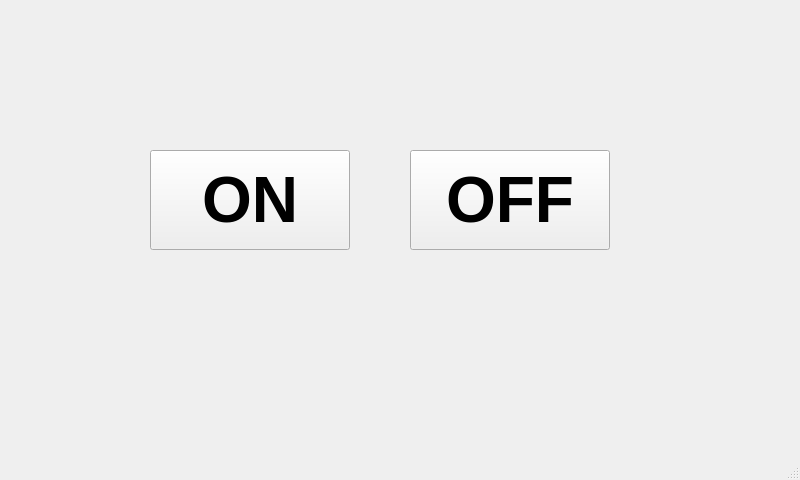
<?xml version="1.0" encoding="UTF-8"?>
<ui version="4.0">
 <class>MainWindow</class>
 <widget class="QMainWindow" name="MainWindow">
  <property name="geometry">
   <rect>
    <x>0</x>
    <y>0</y>
    <width>800</width>
    <height>480</height>
   </rect>
  </property>
  <property name="windowTitle">
   <string>MainWindow</string>
  </property>
  <widget class="QWidget" name="centralwidget">
   <widget class="QPushButton" name="btnOn">
    <property name="geometry">
     <rect>
      <x>150</x>
      <y>150</y>
      <width>200</width>
      <height>100</height>
     </rect>
    </property>
    <property name="font">
     <font>
      <pointsize>48</pointsize>
      <bold>true</bold>
     </font>
    </property>
    <property name="text">
     <string>ON</string>
    </property>
   </widget>
   <widget class="QPushButton" name="btnOff">
    <property name="geometry">
     <rect>
      <x>410</x>
      <y>150</y>
      <width>200</width>
      <height>100</height>
     </rect>
    </property>
    <property name="font">
     <font>
      <pointsize>48</pointsize>
      <bold>true</bold>
     </font>
    </property>
    <property name="text">
     <string>OFF</string>
    </property>
   </widget>
  </widget>
  <widget class="QMenuBar" name="menubar">
   <property name="geometry">
    <rect>
     <x>0</x>
     <y>0</y>
     <width>800</width>
     <height>22</height>
    </rect>
   </property>
  </widget>
  <widget class="QStatusBar" name="statusbar"/>
 </widget>
 <resources/>
 <connections/>
</ui>
